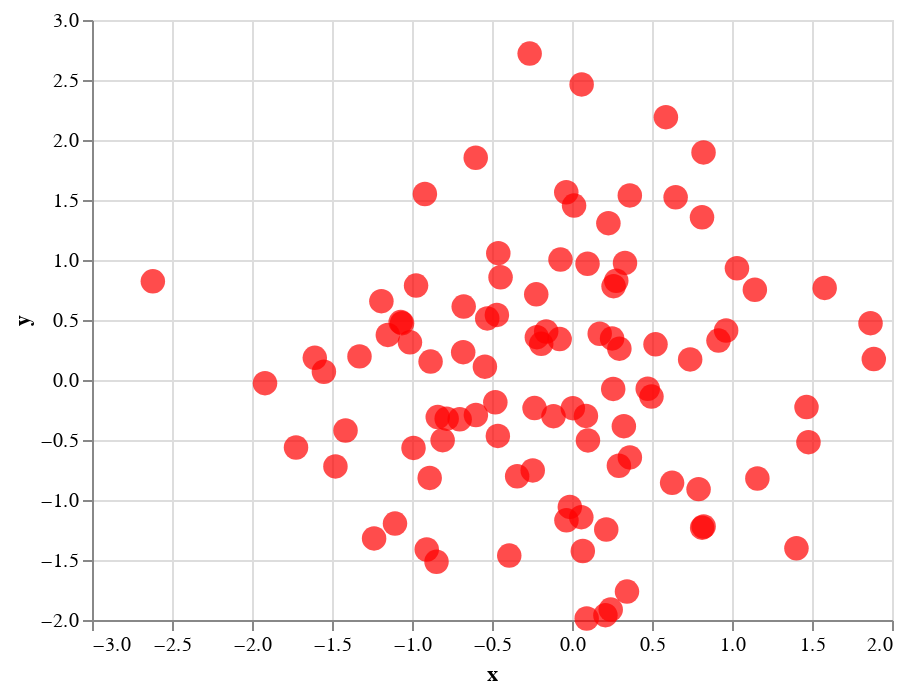

The notebook cell saved with this chart:
### Markdown cell above
Эти настройки высокого уровня могут быть интерпретированы как тема графика, они используются как настройки по умолчанию для визуальных отображений всех элементов графика.
Используем ``configure_point`` для задания некоторых свойств точек:

### Code cell
alt.Chart(data).mark_point().encode(
    x='x:Q',
    y='y:Q'
).configure_point(
    size=150,
    color='red',
    filled=True
)

### Figure 1 — Vega-Lite specification as saved in the notebook (floating-point values rounded to 4 significant figures)
{"config": {"view": {"continuousWidth": 400, "continuousHeight": 300}, "point": {"color": "red", "filled": true, "size": 150}}, "data": {"name": "data-ae1344d1d8690fa86222a4d9fb43266b"}, "mark": "point", "encoding": {"x": {"field": "x", "type": "quantitative"}, "y": {"field": "y", "type": "quantitative"}}, "$schema": "https://vega.github.io/schema/vega-lite/v4.17.0.json", "datasets": {"data-ae1344d1d8690fa86222a4d9fb43266b": [{"x": 0.4967, "y": -0.1383}, {"x": 0.6477, "y": 1.523}, {"x": -0.2342, "y": -0.2341}, {"x": 1.579, "y": 0.7674}, {"x": -0.4695, "y": 0.5426}, {"x": -0.4634, "y": -0.4657}, {"x": 0.242, "y": -1.913}, {"x": -1.725, "y": -0.5623}, {"x": -1.013, "y": 0.3142}, {"x": -0.908, "y": -1.412}, {"x": 1.466, "y": -0.2258}, {"x": 0.06753, "y": -1.425}, {"x": -0.5444, "y": 0.1109}, {"x": -1.151, "y": 0.3757}, {"x": -0.6006, "y": -0.2917}, {"x": -0.6017, "y": 1.852}, {"x": -0.0135, "y": -1.058}, {"x": 0.8225, "y": -1.221}, {"x": 0.2089, "y": -1.96}, {"x": -1.328, "y": 0.1969}, {"x": 0.7385, "y": 0.1714}, {"x": -0.1156, "y": -0.3011}, {"x": -1.479, "y": -0.7198}, {"x": -0.4606, "y": 1.057}, {"x": 0.3436, "y": -1.763}, {"x": 0.3241, "y": -0.3851}, {"x": -0.6769, "y": 0.6117}, {"x": 1.031, "y": 0.9313}, {"x": -0.8392, "y": -0.3092}, {"x": 0.3313, "y": 0.9755}, {"x": -0.4792, "y": -0.1857}, {"x": -1.106, "y": -1.196}, {"x": 0.8125, "y": 1.356}, {"x": -0.07201, "y": 1.004}, {"x": 0.3616, "y": -0.6451}, {"x": 0.3614, "y": 1.538}, {"x": -0.03583, "y": 1.565}, {"x": -2.62, "y": 0.8219}, {"x": 0.08705, "y": -0.299}, {"x": 0.09176, "y": -1.988}, {"x": -0.2197, "y": 0.3571}, {"x": 1.478, "y": -0.5183}, {"x": -0.8085, "y": -0.5018}, {"x": 0.9154, "y": 0.3288}, {"x": -0.5298, "y": 0.5133}, {"x": 0.09708, "y": 0.9686}, {"x": -0.7021, "y": -0.3277}, {"x": -0.3921, "y": -1.464}, {"x": 0.2961, "y": 0.2611}, {"x": 0.005113, "y": -0.2346}, {"x": -1.415, "y": -0.4206}, {"x": -0.3427, "y": -0.8023}, {"x": -0.1613, "y": 0.4041}, {"x": 1.886, "y": 0.1746}, {"x": 0.2576, "y": -0.07445}, {"x": -1.919, "y": -0.02651}, {"x": 0.06023, "y": 2.463}, {"x": -0.1924, "y": 0.3015}, {"x": -0.03471, "y": -1.169}, {"x": 1.143, "y": 0.7519}, {"x": 0.791, "y": -0.9094}, {"x": 1.403, "y": -1.402}, {"x": 0.5869, "y": 2.19}, {"x": -0.9905, "y": -0.5663}, {"x": 0.09965, "y": -0.5035}, {"x": -1.551, "y": 0.06856}, {"x": -1.062, "y": 0.4736}, {"x": -0.9194, "y": 1.55}, {"x": -0.7833, "y": -0.3221}, {"x": 0.8135, "y": -1.231}, {"x": 0.2275, "y": 1.307}, {"x": -1.607, "y": 0.1846}, {"x": 0.2599, "y": 0.7818}, {"x": -1.237, "y": -1.32}, {"x": 0.5219, "y": 0.297}, {"x": 0.2505, "y": 0.3464}, {"x": -0.68, "y": 0.2323}, {"x": 0.2931, "y": -0.7144}, {"x": 1.866, "y": 0.4738}, {"x": -1.191, "y": 0.6566}, {"x": -0.9747, "y": 0.7871}, {"x": 1.159, "y": -0.8207}, {"x": 0.9634, "y": 0.4128}, {"x": 0.8221, "y": 1.897}, {"x": -0.2454, "y": -0.7537}, {"x": -0.8895, "y": -0.8158}, {"x": -0.0771, "y": 0.3412}, {"x": 0.2767, "y": 0.8272}, {"x": 0.013, "y": 1.454}, {"x": -0.2647, "y": 2.72}, {"x": 0.6257, "y": -0.8572}, {"x": -1.071, "y": 0.4825}, {"x": -0.2235, "y": 0.714}, {"x": 0.4732, "y": -0.07283}, {"x": -0.8468, "y": -1.515}, {"x": -0.4465, "y": 0.8564}, {"x": 0.2141, "y": -1.246}, {"x": 0.1732, "y": 0.3853}, {"x": -0.8839, "y": 0.1537}, {"x": 0.05821, "y": -1.143}]}}
